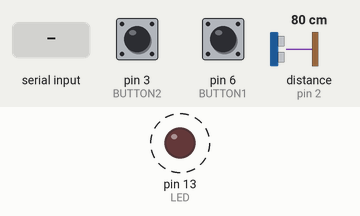
Recording of a sketch running on a simulated Arduino Uno, built with avr-gcc and run on an emulated ATmega328P. On the bench: output pins drawn as LEDs (lit = HIGH). Wiring (from diagram.json): ultrasonic range finder: trigger pin 4; echo pin 2. Dashed ring = blinking. The inputs (shaded band) are chosen by the test bench; at power-on: pin 3 (BUTTON2) HIGH, pin 6 (BUTTON1) HIGH, distance to the obstacle (sensor on pin 2) 80 cm. The echo pulse lasts 58.3 µs per cm; pins used as bus, display or sensor lines are not drawn; what the sketch prints to the serial monitor is not drawn.

Above: at 1.3 s.
1.4 s: pin 3 (BUTTON2) pulled LOW for 0.15 s
4.4 s: pin 6 (BUTTON1) pulled LOW for 0.15 s
7.4 s: byte 30 received over Serial
10.4 s: byte 90 received over Serial
13.4 s: byte 120 received over Serial
16.4 s: pin 3 (BUTTON2) pulsed LOW 5 times (0.12 s each, 0.3 s apart)
Timing chart, 0 to 20.6 s (numbered marks = the images above; inputs shaded):
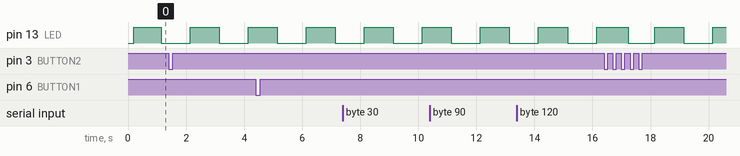

Measured:
- by itself, pin 13 (LED): alternates HIGH for 1.0 s and LOW for 0.96 s

The sketch:

sketch.ino
```cpp
#include <Arduino.h>

#define BUTTON1 6   // Tipkalo 1 - koristi digitalRead()
#define BUTTON2 3   // Tipkalo 2 - vanjski prekid 1 (INT1)
#define TRIG 4      // HC-SR04 Trig pin
#define ECHO 2      // HC-SR04 Echo pin (prekid 0) (INT0 - Viši prioritet od INT1)
#define LED 13      // LED za tajmerski prekid

volatile bool button2_pressed = false;
volatile bool sensor_triggered = false;
volatile bool timer_flag = false;
volatile bool nested_occurred = false; // Novi flag za detekciju preklapanja
volatile unsigned long echo_start_time = 0; // Vrijeme početka ECHO signala
volatile unsigned long echo_duration = 0;   // Trajanje ECHO signala

bool lastButton1State = HIGH;  // Za praćenje stanja tipkala 1

// ISR za tipkalo 2 (pokreće slanje ultrazvučnog impulsa) - Srednji prioritet
void ISR_button2() {
  sei(); // Omogući nested interrupts

  // Pošalji TRIG impuls samo kada je gumb pritisnut
  digitalWrite(TRIG, LOW);
  delayMicroseconds(2); // Kratka pauza, u redu unutar ISR
  digitalWrite(TRIG, HIGH);
  delayMicroseconds(10);// Kratka pauza, u redu unutar ISR
  digitalWrite(TRIG, LOW);

  button2_pressed = true;
  // Serial.println("DEBUG: ISR_button2 finished"); // Može se dodati za debug
}

// ISR za Echo signal s HC-SR04 (detektira reflektirani val) - Najviši prioritet
void ISR_sensor() {
  sei(); // Omogući nested interrupts

  // Ako je ovo RISING edge, počinjemo mjeriti vrijeme
  if (digitalRead(ECHO) == HIGH) {
    echo_start_time = micros();
  } else {
    // Ako je FALLING edge, računamo trajanje
    echo_duration = micros() - echo_start_time;
    sensor_triggered = true;
  }

  // Ako je ovaj ISR pozvan dok je drugi (npr. Timer) bio aktivan,
  // ovo će se postaviti. Provjeravamo u loop().
  nested_occurred = true;

  // Serial.println("DEBUG: ISR_sensor finished"); // Može se dodati za debug
}

// ISR za Timer1 (LED treptanje) - Najniži prioritet od ova tri
ISR(TIMER1_COMPA_vect) {
  sei(); // Omogući nested interrupts (ključno za test)

  timer_flag = true; // Signaliziraj loop-u da je vrijeme za toggle LED
}

void setup() {
  Serial.begin(9600);
  Serial.println("\n--- Arduino Prekidi Test ---");
  Serial.println("Prioriteti (HW): ECHO(INT0) > BUTTON2(INT1) > Timer1");
  Serial.println("Nested interrupts su OMOGUĆENI u ISR-ovima.");
  Serial.println("Ultrazvučni senzor će ispisivati udaljenost samo kada je < 100cm");

  pinMode(BUTTON1, INPUT_PULLUP);
  pinMode(BUTTON2, INPUT_PULLUP);
  pinMode(TRIG, OUTPUT);
  digitalWrite(TRIG, LOW); // Osiguraj da je TRIG isključen na početku
  pinMode(ECHO, INPUT);
  pinMode(LED, OUTPUT);

  // Vanjski prekidi
  attachInterrupt(digitalPinToInterrupt(BUTTON2), ISR_button2, FALLING); // INT1
  attachInterrupt(digitalPinToInterrupt(ECHO), ISR_sensor, CHANGE);      // INT0, mijenjamo na CHANGE da uhvatimo i rising i falling edge

  // Timer1 konfiguracija za LED treptanje (1 Hz)
  cli(); // Isključi prekide tijekom podešavanja
  TCCR1A = 0;
  TCCR1B = 0;
  TCNT1 = 0;
  OCR1A = 15624; // 1 sekunda (16 MHz / 1024 / 1Hz - 1)
  TCCR1B |= (1 << WGM12); // CTC mod
  TCCR1B |= (1 << CS12) | (1 << CS10); // prescaler 1024
  TIMSK1 |= (1 << OCIE1A); // enable compare match interrupt
  sei(); // Omogući prekide globalno
}

void loop() {
  bool processed_nested = false;

  // Obrada flag-a postavljenog u ISR_sensor
  // Koristimo noInterrupts/interrupts da osiguramo atomičnost čitanja i resetiranja flag-a
  noInterrupts();
  if (nested_occurred) {
    processed_nested = true; // Zapamti da smo ovo obradili
    nested_occurred = false; // Resetiraj flag
    interrupts(); // OMOGUĆI PREKIDE što prije

    Serial.println("### LOOP: DETEKTIRANO PREKLAPANJE (nested_occurred flag) ###");
    // Ovdje možemo dodati dodatnu logiku ako je potrebno znati da se preklapanje dogodilo
  } else {
    interrupts(); // Obavezno omogući prekide i ako flag nije bio postavljen
  }

  // Tipkalo 1 se čita ručno, za dodatno testiranje
  bool button1State = digitalRead(BUTTON1);
  if (lastButton1State == HIGH && button1State == LOW) {
    Serial.println("[GUMB] Tipkalo 1 pritisnuto!");
  }
  lastButton1State = button1State;

  // Obrada Echo prekida (reflektirani signal)
  noInterrupts();
  if (sensor_triggered) {
    // Kopiraj vrijednost u lokalnu varijablu prije resetiranja
    unsigned long duration = echo_duration;
    sensor_triggered = false; // Resetiraj flag
    interrupts(); // OMOGUĆI PREKIDE

    // Izračunaj udaljenost u centimetrima (brzina zvuka = 343m/s)
    float distance_cm = duration * 0.0343 / 2; // Pretvori mikrosekunde u centimetre

    // Ispiši samo ako je udaljenost manja od 100cm
    if (distance_cm < 100) {
      Serial.print("[PREKID OBRADA] Ultrazvučni senzor: ");
      Serial.print(distance_cm);
      Serial.println(" cm (< 100cm)");
    }
  } else {
    interrupts();
  }

  // Obrada prekida gumba 2
  noInterrupts();
  if (button2_pressed) {
    button2_pressed = false; // Resetiraj flag
    interrupts(); // OMOGUĆI PREKIDE

    Serial.println("[PREKID OBRADA] Tipkalo 2 pritisnuto i poslan TRIG!");
  } else {
    interrupts();
  }

  // Obrada timer prekida - LED treptanje
  noInterrupts();
  if (timer_flag) {
    timer_flag = false; // Resetiraj flag
    interrupts(); // OMOGUĆI PREKIDE

    Serial.println("[PREKID OBRADA] Pocetak obrade Timer1 eventa...");
    digitalWrite(LED, !digitalRead(LED)); // Toggle LED
    Serial.println("[PREKID OBRADA] ...Zavrsetak obrade Timer1 eventa (LED toggle).");

    // Ako smo u istom prolazu loop-a detektirali preklapanje, ispiši to OVDJE
    // da se vidi da se dogodilo "unutar" logičkog bloka Timer-a.
    if (processed_nested) {
        Serial.println("    >>> Napomena: Preklapanje (ISR_sensor) detektirano tijekom ovog Timer ciklusa! <<<");
    }
  } else {
    interrupts();
  }
}

// serialEvent se izvršava između prolaza loop() funkcije
void serialEvent() {
  while (Serial.available()) {
    char c = Serial.read();
    Serial.print("Primljeno preko Serial: ");
    Serial.println(c);
  }
}
```
